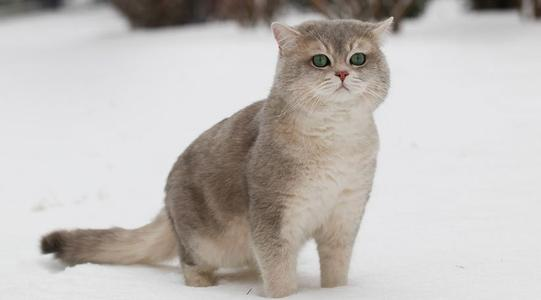
#> input picture img/cat.jpg, 541 x 300 px
$ python binary_thresholding_opencv.py
#> lines starting #> are read from the running program, lines starting #| are printed output that depends on the picture; after the words box and inside, x2 and y2 are one past the last pixel; in counts of white or black regions, pixels touching at a corner belong together
import cv2
import numpy as np

from matplotlib import pyplot as plt

image_first = cv2.imread('./img/cat.jpg')
#> image_first is the input picture: shape (300, 541, 3); mean B, G, R 185.4, 188.9, 193.4

# cv2.cvtColor 应用于
# 应用参数的图像输入
# 将图像转换为灰度
img = cv2.cvtColor(image_first, cv2.COLOR_BGR2GRAY)
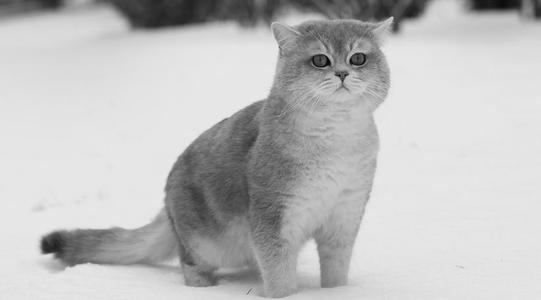
#> img: shape (300, 541); min 1, max 240, mean 189.8

# 应用不同的阈值输入图像的技术
# 所有大于 120 的像素值都会设置为 255
ret, thresh1 = cv2.threshold(img, 120, 255, cv2.THRESH_BINARY)
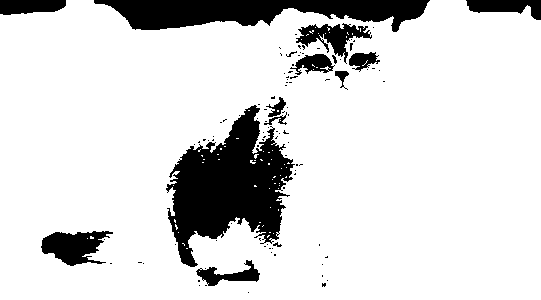
#> thresh1: shape (300, 541); 85.2% white; 101 black regions (86 under 20 px), largest, box (x1, y1, x2, y2) and area: (166, 105, 295, 267) 10744, (94, 0, 430, 32) 6609, (41, 231, 113, 266) 1533
ret, thresh2 = cv2.threshold(img, 120, 255, cv2.THRESH_BINARY_INV)
ret, thresh3 = cv2.threshold(img, 120, 255, cv2.THRESH_TRUNC)
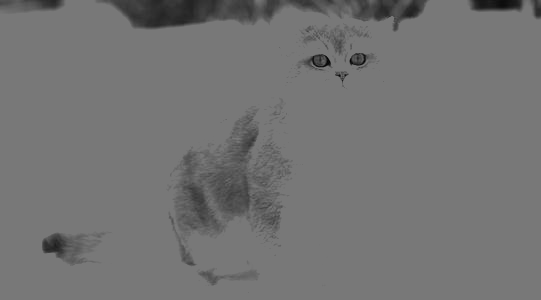
#> thresh3: shape (300, 541); min 1, max 120, mean 115.3
ret, thresh4 = cv2.threshold(img, 120, 255, cv2.THRESH_TOZERO)
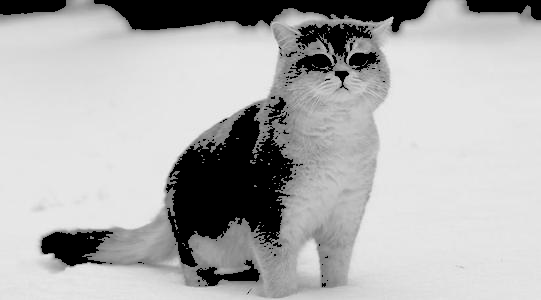
#> thresh4: shape (300, 541); min 0, max 240, mean 176.7
ret, thresh5 = cv2.threshold(img, 120, 255, cv2.THRESH_TOZERO_INV)
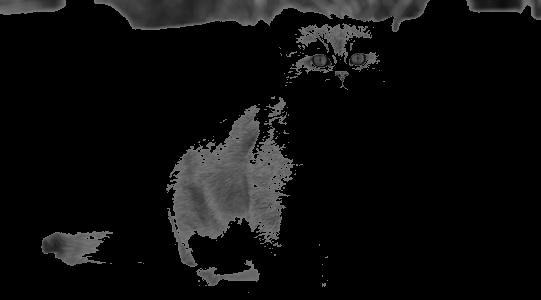
#> thresh5: shape (300, 541); min 0, max 120, mean 13.1

# [4 lines of commented-out code are left out]
cv2.imshow('Set to 0 Inverted', thresh5)


# 取消分配任何相关的内存使用
if cv2.waitKey(0) & 0xff == 27:
#> (key Esc is pressed here)
    cv2.destroyAllWindows()


plt.subplot(1, 1, 1)
plt.imshow(thresh5)
plt.show()

$ run again, with img/bijini.jpg copied over img/cat.jpg
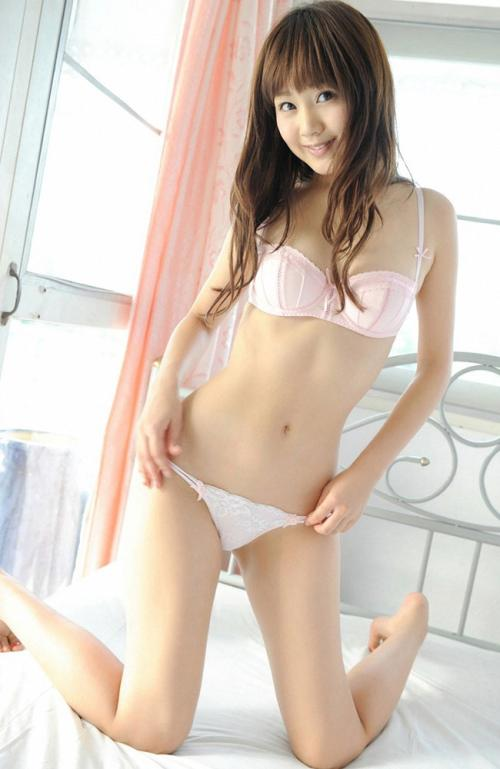
#> input picture img/bijini.jpg, 500 x 769 px
#> image_first is the input picture: shape (769, 500, 3); mean B, G, R 189.9, 201.2, 214.9
#> `ret, thresh1 = cv2.threshold(img, 120, 255, cv2.THRESH_BINARY)`:
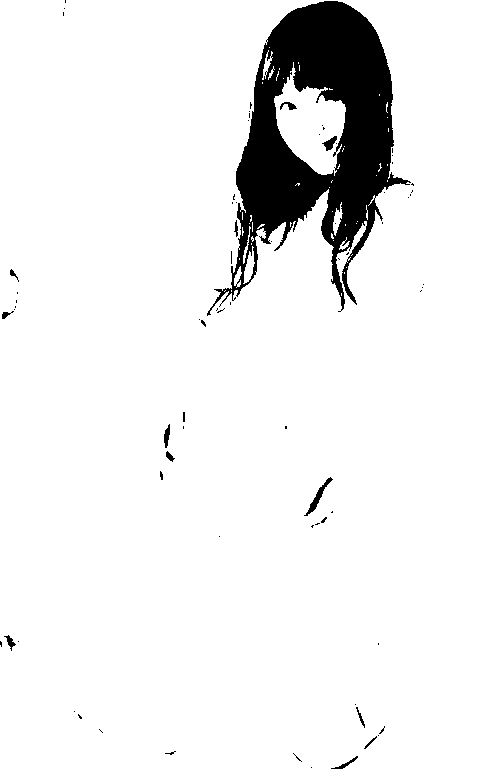
#> thresh1: shape (769, 500); 92.9% white; 74 black regions (59 under 20 px), largest, box (x1, y1, x2, y2) and area: (207, 1, 411, 316) 26077, (304, 477, 333, 516) 212, (322, 136, 337, 151) 106
#> `ret, thresh5 = cv2.threshold(img, 120, 255, cv2.THRESH_TOZERO_INV)`:
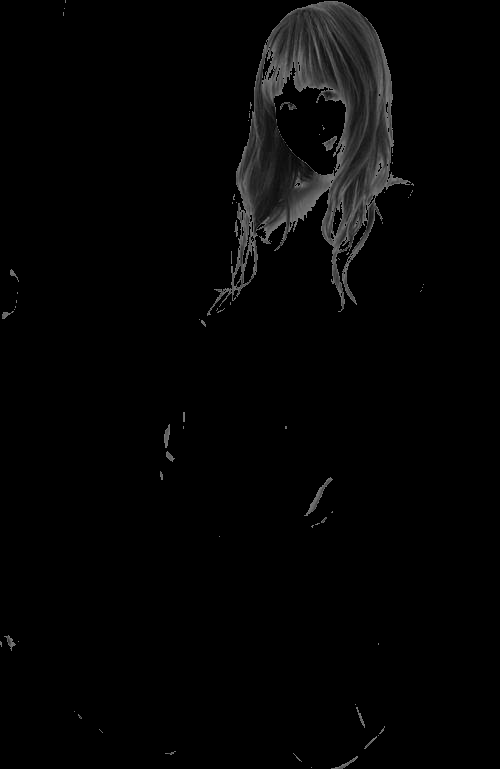
#> thresh5: shape (769, 500); min 0, max 120, mean 4.6

$ run again, with img/image.jpg copied over img/cat.jpg
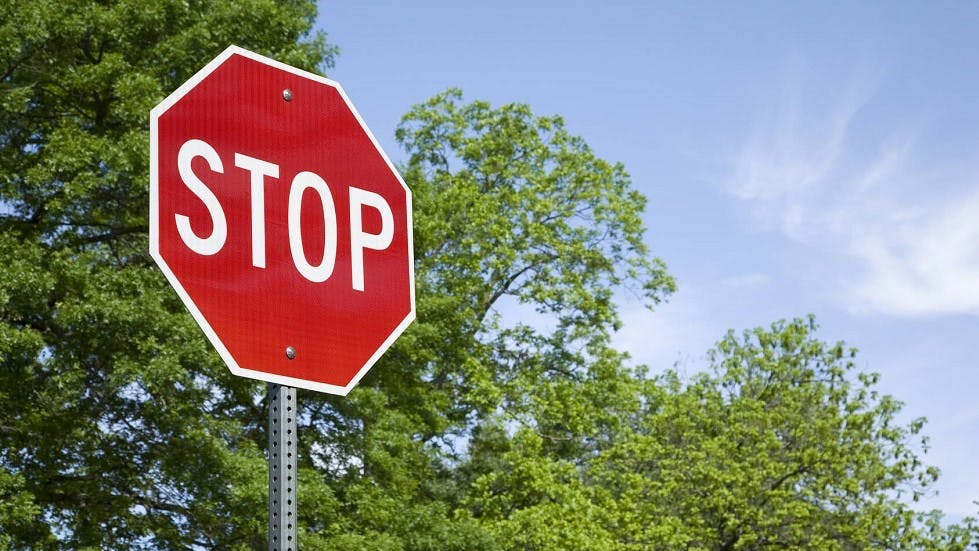
#> input picture img/image.jpg, 979 x 551 px
#> image_first is the input picture: shape (551, 979, 3); mean B, G, R 123.1, 133.3, 133.1
#> `ret, thresh1 = cv2.threshold(img, 120, 255, cv2.THRESH_BINARY)`:
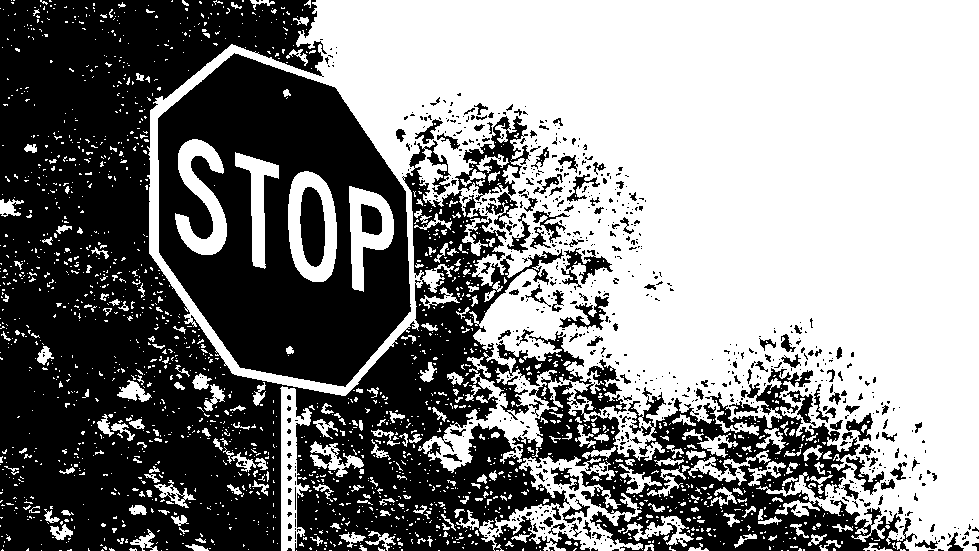
#> thresh1: shape (551, 979); 52.7% white; 793 black regions (664 under 20 px), largest, box (x1, y1, x2, y2) and area: (0, 0, 917, 551) 186450, (158, 53, 411, 387) 50902, (455, 116, 531, 229) 2582
#> `ret, thresh5 = cv2.threshold(img, 120, 255, cv2.THRESH_TOZERO_INV)`:
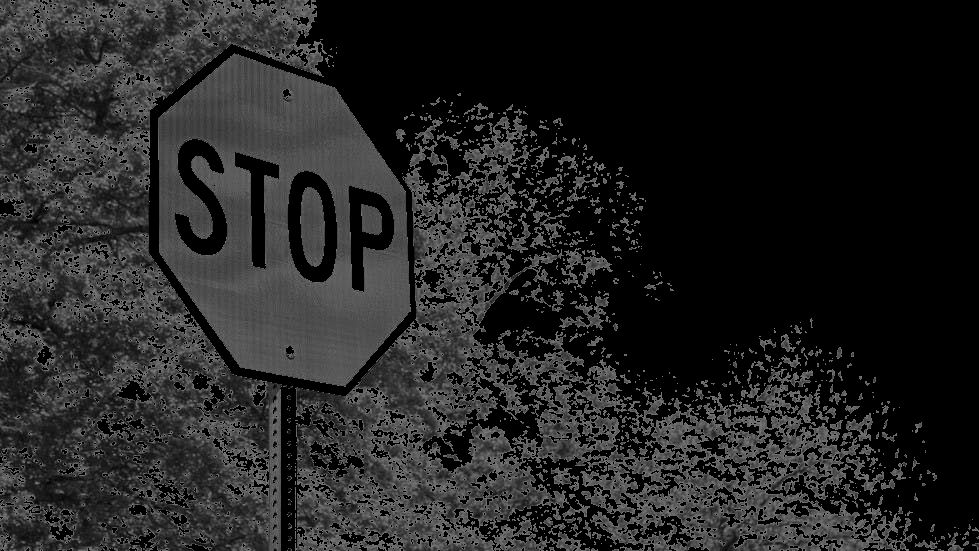
#> thresh5: shape (551, 979); min 0, max 120, mean 35
